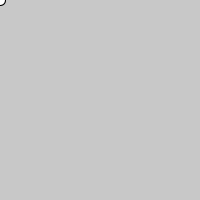
Frame 1 (no input)
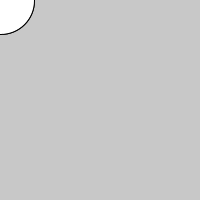
Frame 60 (the mouse pressed at the canvas centre just before this capture)
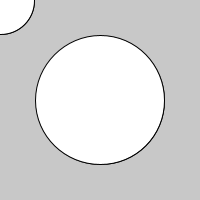
Frame 120 (the mouse held since frame 60 and released just before this capture)

The Processing sketch that drew these frames (run headless with seeded random() and noise(); from frame 60 on, the mouse is pressed at the canvas centre):

// Processing sketch: sketch_2n
// ── sketch_2n.pde
int diameter = 10;

void setup() {  
  size(200,200);
  smooth();
  background(200, 200, 200);
  frameRate(15);
}
 
void draw() {
  ellipse(mouseX, mouseY, diameter, diameter);
  diameter++;
}
